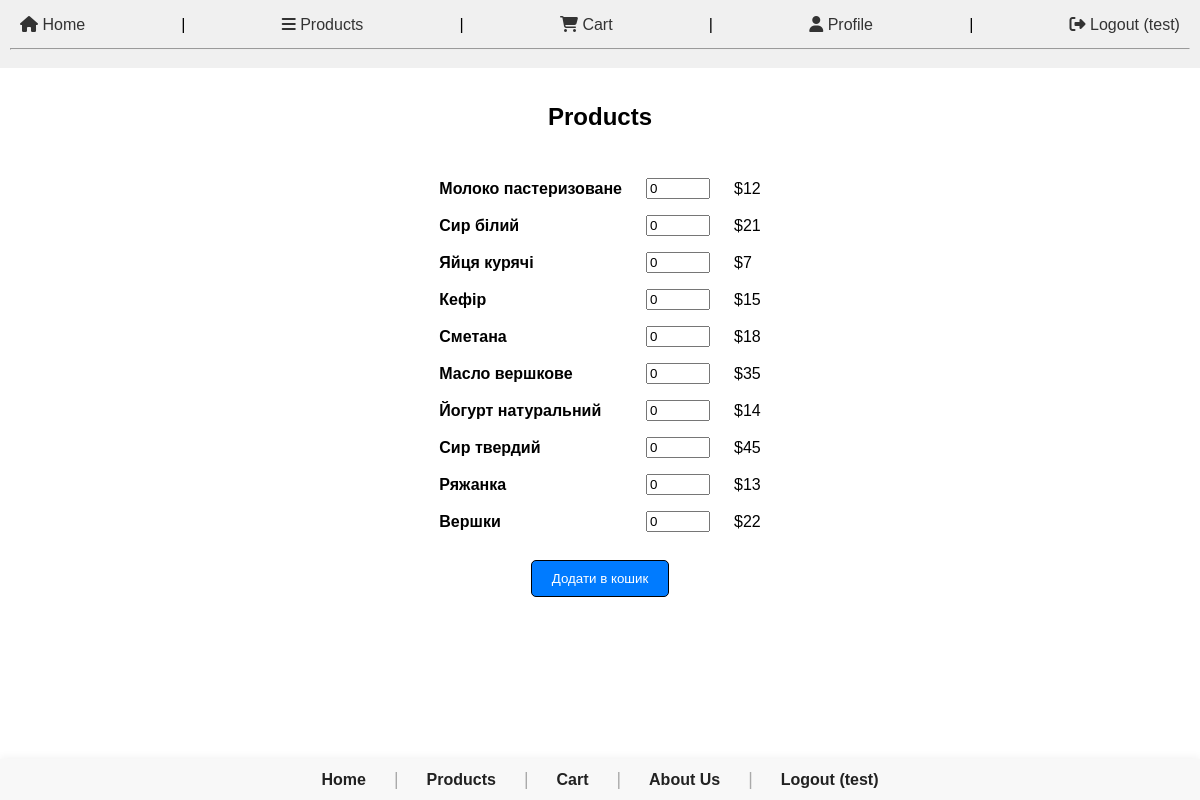
Screenshot of /index.php?page=products (signed in) with the database file from the repository.
### tables this page shows
CREATE TABLE products (
        id INTEGER PRIMARY KEY AUTOINCREMENT,
        name TEXT NOT NULL,
        price INTEGER NOT NULL
    );

### includes/functions.php (called while the page is built, shortened)
<?php
function getProducts() {
    require_once __DIR__ . '/../data/productsDB.php';
    $products = [];
    $stmt = $pdo->query("SELECT id, name, price FROM products");
    while ($row = $stmt->fetch(PDO::FETCH_ASSOC)) {
        $products[$row['id']] = $row;
    }
    return $products;
}

### products.php (the view, shortened to what this page needs)
<?php
$products = getProducts();
?>
<div class="main-content">
    <h2>Products</h2>
    <form method="POST" action="">
        <table>
            <?php foreach ($products as $product): ?>
            <tr>
                <td><b><?= htmlspecialchars($product['name']) ?></b></td>
                <td><input type="number" name="count_<?= $product['id'] ?>" value="0" min="0" max="100"></td>
                <td>$<?= $product['price'] ?></td>
            </tr>
            <?php endforeach; ?>
        </table>
        <div class="button-center">
            <button type="submit">Додати в кошик</button>
        </div>
    </form>
</div>

### includes/header.php (shortened to what this page needs)
<header >
<link rel="stylesheet" href="style.css">
<link rel="stylesheet" href="https://cdnjs.cloudflare.com/ajax/libs/font-awesome/6.5.0/css/all.min.css">
    <nav style="display: flex; justify-content: space-between; align-items: center; margin: 0 auto; height: 30px; padding: 0%;">
        <a href="index.php">
            <i class="fas fa-home"></i> Home
        </a> |
        <a href="index.php?page=products">
            <i class="fas fa-bars"></i> Products
        </a>
        <?php if (!empty($_SESSION['user_id'])): ?>
            |
            <a href="index.php?page=basket">
                <i class="fas fa-shopping-cart"></i> Cart
            </a>
            |
            <a href="index.php?page=profile">
                <i class="fas fa-user"></i> Profile
            </a>
        <?php endif; ?>
        |
        <?php if (empty($_SESSION['user_id'])): ?>
            <a href="index.php?page=login"><i class="fas fa-sign-in-alt"></i> Login</a>
        <?php else: ?>
            <a href="index.php?page=logout"><i class="fas fa-sign-out-alt"></i> Logout (<?= htmlspecialchars($_SESSION['username']) ?>)</a>
        <?php endif; ?>
    </nav>
    <hr>
</header>

### index.php (shortened to what this page needs)
<?php
include __DIR__ . '/includes/header.php';
require_once __DIR__ . '/includes/functions.php';
$page = isset($_GET['page']) ? $_GET['page'] : 'home';
switch ($page) {
    case 'products':
        require_once __DIR__ . '/products.php';
        break;
}
include __DIR__ . '/includes/footer.php';
?>

### includes/footer.php (shortened to what this page needs)
<footer>
<link rel="stylesheet" href="style.css">
    <div class="footer-links">
        <a href="index.php">Home</a>
        <span class="footer-separator">|</span>
        <a href="index.php?page=products">Products</a>
        <?php if (!empty($_SESSION['user_id'])): ?>
            <span class="footer-separator">|</span>
            <a href="index.php?page=basket">Cart</a>
        <?php endif; ?>
        <span class="footer-separator">|</span>
        <a href="about.php">About Us</a>
        <span class="footer-separator">|</span>
        <?php if (empty($_SESSION['user_id'])): ?>
            <a href="index.php?page=login">Login</a>
        <?php else: ?>
            <a href="index.php?page=logout">Logout (<?= htmlspecialchars($_SESSION['username']) ?>)</a>
        <?php endif; ?>
    </div>
</footer>

### style.css (style rules this page uses)
header, footer { background: #f0f0f0; padding: 10px; }
nav a { margin: 0 10px; text-decoration: none; color: #333; }
table { margin: 20px 0; border-collapse: collapse; }
td, th { padding: 8px 12px; }
button { padding: 6px 16px; }
footer { width: 100%; background: #f8f8f8; box-shadow: 0 -2px 8px rgba(0,0,0,0.05); padding: 10px 0; position: fixed; bottom: 0; left: 0; z-index: 100; text-align: center; }
.footer-links { display: inline-flex; gap: 20px; align-items: center; }
.footer-links a { color: #222; text-decoration: none; font-weight: bold; font-size: 1em; padding: 0 8px; transition: color 0.2s; }
.footer-separator { color: #aaa; font-size: 1.1em; user-select: none; }
.main-content { display: flex; flex-direction: column; align-items: center; justify-content: center; min-height: 70vh; }
.button-center { display: flex; justify-content: center; margin-top: 20px; }
.button-center button { background-color: #007bff; color: #fff; border: 1px solid #000; border-radius: 5px; padding: 10px 20px; cursor: pointer; }

### rows the page displays
products: name "Молоко пастеризоване", price "12"
products: name "Сир білий", price "21"
products: name "Яйця курячі", price "7"
products: name "Кефір", price "15"
products: name "Сметана", price "18"
products: name "Масло вершкове", price "35"
products: name "Йогурт натуральний", price "14"
products: name "Сир твердий", price "45"
products: name "Ряжанка", price "13"
products: name "Вершки", price "22"

### other values shown
$_SESSION['username'] "test"
